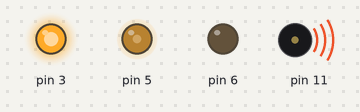
Bench run of a sketch on a simulated Arduino Uno, built with avr-gcc and run on an emulated ATmega328P. On the bench: output pins drawn as LEDs (lit = HIGH), buzzer (waves = sounding).

Above: at 0.05 s.
At 8.95 s:
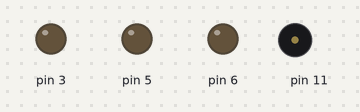
Timing chart, 0 to 11.7 s (numbered marks = the images above):
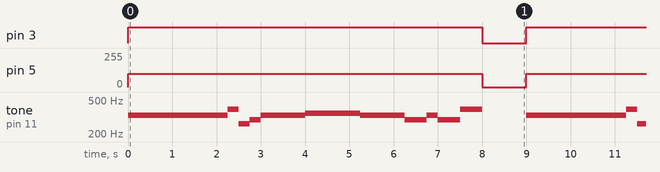

The sketch:

project_Navidad.ino
```cpp
void setup() {

  pinMode(3, OUTPUT);
  pinMode(5, OUTPUT);
  pinMode(6, OUTPUT);
  pinMode(11, OUTPUT);
}

void loop() {

  analogWrite(6, 0);
  analogWrite(5, 100);
  analogWrite(3, 255);
  tone(11, 330, 250); // write to buzzer
  delay(250);
  tone(11, 330, 250); // write to buzzer
  delay(250);
  tone(11, 330, 500); // write to buzzer
  delay(500);
  tone(11, 330, 250); // write to buzzer
  delay(250);
  tone(11, 330, 250); // write to buzzer
  delay(250);
  tone(11, 330, 500); // write to buzzer
  delay(500);
  tone(11, 330, 250); // write to buzzer
  delay(250);
  tone(11, 392, 250); // write to buzzer
  delay(250);
  tone(11, 262, 250); // write to buzzer
  delay(250);
  tone(11, 294, 250); // write to buzzer
  delay(250);
  tone(11, 330, 1000); // write to buzzer
  delay(1000);
  tone(11, 349, 250); // write to buzzer
  delay(250);
  tone(11, 349, 250); // write to buzzer
  delay(250);
  tone(11, 349, 250); // write to buzzer
  delay(250);
  tone(11, 349, 250); // write to buzzer
  delay(250);
  tone(11, 349, 250); // write to buzzer
  delay(250);
  tone(11, 330, 250); // write to buzzer
  delay(250);
  tone(11, 330, 250); // write to buzzer
  delay(250);
  tone(11, 330, 500); // write to buzzer
  delay(500);
  tone(11, 294, 250); // write to buzzer
  delay(250);
  tone(11, 294, 250); // write to buzzer
  delay(250);
  tone(11, 330, 250); // write to buzzer
  delay(250);
  tone(11, 294, 500); // write to buzzer
  delay(500);
  tone(11, 392, 500); // write to buzzer
  delay(500);
  analogWrite(6, 0);
  analogWrite(5, 0);
  analogWrite(3, 0);
  delay(1000);

}
```

Measured:
- by itself, pin 3: alternates HIGH for 8.0 s and LOW for 1.0 s
- by itself, pin 5: alternates 100/255 for 8.0 s and 0/255 for 1.0 s
- by itself, tone on pin 11: repeats every 9.0 s: 392 Hz 0.25 s, 262 Hz 0.25 s, 294 Hz 0.25 s, 330 Hz 1.0 s, 349 Hz 1.3 s, 330 Hz 1.0 s, 294 Hz 0.50 s, 330 Hz 0.25 s, 294 Hz 0.50 s, 392 Hz 0.50 s, silent 1.0 s, 330 Hz 2.3 s
